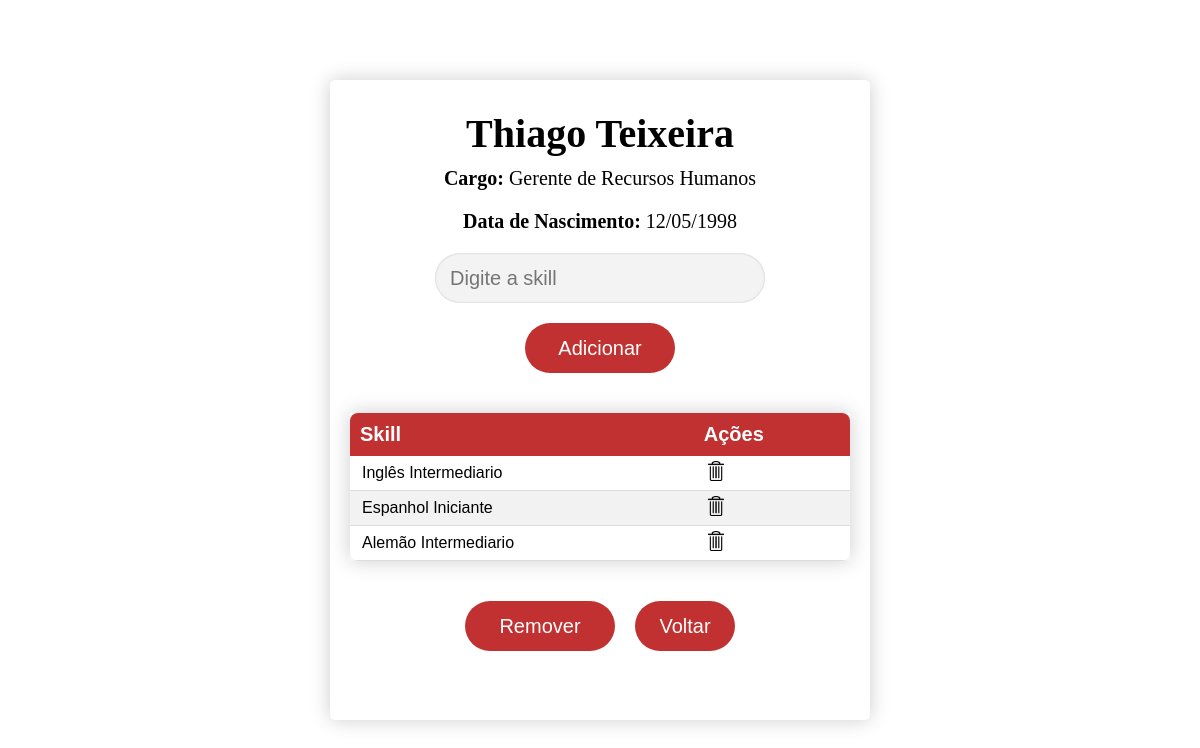
The page /funcionario/36/ (signed in) on the database as committed earlier.
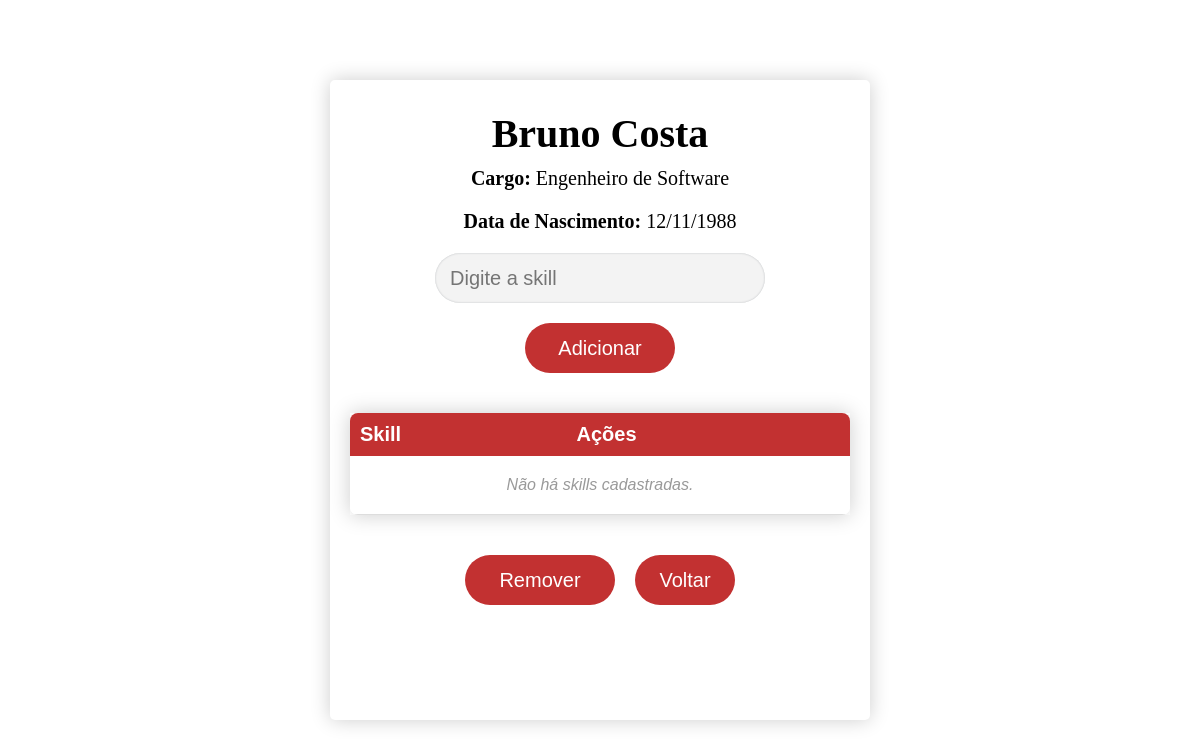
The same page on the database as committed later.
### app/models.py (models this page shows, shortened)
class Funcionario(models.Model):
    nome = models.CharField(max_length=100)
    cargo = models.CharField(max_length=50)
    data_nascimento = models.DateField()
    skills = models.ManyToManyField(Skill, blank=True)  # Relacionamento ManyToMany com Skill

class Skill(models.Model):
    nome = models.CharField(max_length=100)

### app/views.py (the view)
# urls.py: path('funcionario/<int:funcionario_id>/', views.funcionario_detalhes, name='funcionario_detail'),  # Corrigido para nome correto da URL)
@login_required(login_url='login')
def funcionario_detalhes(request, funcionario_id):
    funcionario = get_object_or_404(Funcionario, id=funcionario_id)
    return render(request, 'skills.html', {'funcionario': funcionario})

### app/templates/skills.html (shortened to what this page needs)
{% extends 'layout.html' %}
{% load static %}
{% block extrahead %}
    <link rel="stylesheet" href="{% static 'app/css/skills.css' %}">
{% endblock %}
{% block content %}
    <div class="skillsContainer">
        <h1>{{ funcionario.nome }}</h1>
        <p><strong>Cargo:</strong> {{ funcionario.cargo }}</p>
        <p><strong>Data de Nascimento:</strong> {{ funcionario.data_nascimento|date:"d/m/Y" }}</p>
        <form method="post" action="{% url 'add_skill' funcionario.id %}">
            <input id="skillInput" name="skill" type="text" placeholder="Digite a skill">
            <button type="submit">Adicionar</button>
        </form>
        <div class="skillsList">
            <table id="skillsTable">
                <thead>
                    <tr>
                        <th>Skill</th>
                        <th>Ações</th>
                    </tr>
                </thead>
                <tbody>
                    {% for skill in funcionario.skills.all %}
                        <tr>
                            <td>{{ skill.nome }}</td>
                            <td>
                                <a href="{% url 'remove_skill' funcionario.id skill.id %}" class="remove-skill">
                                    <img src="{% static 'app/img/icons/delete.png' %}" alt="">
                                </a>
                            </td>
                        </tr>
                    {% empty %}
                        <tr>
                            <td colspan="2">Não há skills cadastradas.</td>
                        </tr>
                    {% endfor %}
                </tbody>
            </table>
        </div>
        <div class="buttons">
            <form method="post" action="{% url 'remove_funcionario' funcionario.id %}">
                <button type="submit" class="deleteBtn" onclick="return confirm('Deseja realmente remover este funcionário?')">Remover</button>
            </form>
            <button class="goBackBtn" onclick="location.href='{% url 'main' %}'">Voltar</button>
        </div>
    </div>
{% endblock %}

### app/templates/layout.html (shortened to what this page needs)
<!DOCTYPE html>
{% load static %}
<html lang="en">
<head>
    {% block extrahead %}
    {% endblock %}
</head>
<body>
    {% block content %}
    {% endblock %}
</body>
</html>

### app/static/app/css/skills.css (style rules this page uses)
html, body { height: 100%; width: 100%; margin: 0; display: flex; flex-direction: column; justify-content: center; place-items: center; font-family: Calibri; }
.skillsContainer { display: flex; flex-direction: column; align-items: center; box-shadow: 0 0 20px 0 rgba(0, 0, 0, 0.2); border-radius: 5px; width: 500px; height: 600px; padding: 20px; background-color: white; font-size: 20px; }
.skillsContainer p { margin: 0 0 20px 0; }
h1 { margin: 10px 0; }
form { display: flex; flex-direction: column; align-items: center; }
input[type="text"] { width: 300px; height: 20px; padding: 15px 15px; border-radius: 50px; outline: none; border: none; background-color: rgb(243, 243, 243); box-shadow: inset 0 0 2px #b8bbbe; font-size: 20px; color:rgb(73, 73, 73); }
button { width: 150px; margin: 20px 10px; height: 50px; border-radius: 50px; cursor: pointer; outline: none; color: white; font-size: 20px; transition: .3s; background-color: #c23131;; border: none; }
.skillsList { width: 100%; margin: 20px 0; overflow-x: auto; box-shadow: 0 0 20px 0 rgba(0, 0, 0, 0.2); }
#skillsTable { width: 100%; border-collapse: collapse; font-family: Arial, sans-serif; text-align: left; border-radius: 8px; overflow: hidden; box-shadow: 0 2px 10px rgba(0, 0, 0, 0.1); }
#skillsTable thead th { background-color: #c23131;; color: white; padding: 10px; font-weight: bold; }
#skillsTable tbody td { padding: 5px 12px; border-bottom: 1px solid #dddddd; font-size: 16px; }
#skillsTable tbody td[colspan] { text-align: center; color: #999; font-style: italic; padding: 20px; background-color: #fff; }
.goBackBtn { padding: 0; width: 100px; }
.buttons { display: flex; flex-direction: row; justify-content: center; align-items: center; }

Rows that differ between the two databases and show on the page:
removed Skill: nome "Inglês Intermediario"
removed Skill: nome "Espanhol Iniciante"
removed Skill: nome "Alemão Intermediario"
changed Funcionario: nome "Thiago Teixeira" → "Bruno Costa"; cargo "Gerente de Recursos Humanos" → "Engenheiro de Software"; data_nascimento "12/05/1998" → "12/11/1988"
Other text that changed with them:
text now shown: "Não há skills cadastradas."
